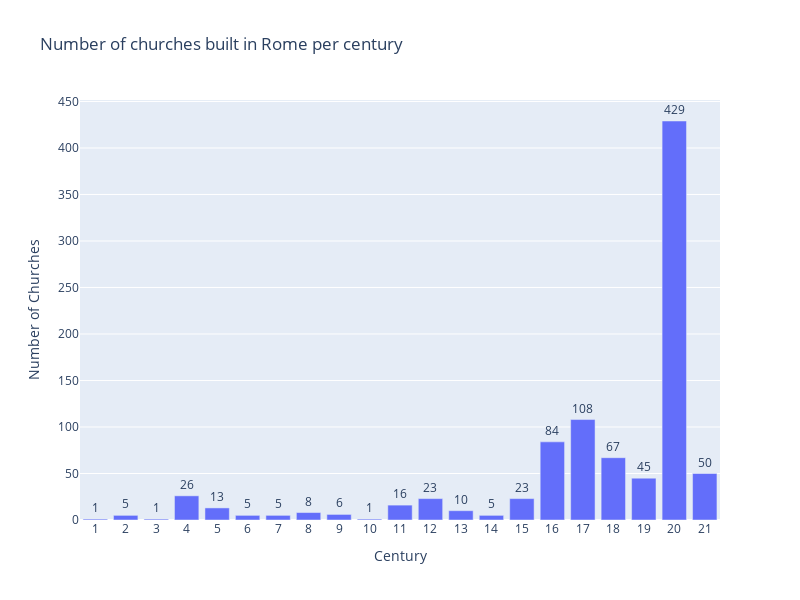

Source (notebook cell):
### Code cell
# Query the database for the count of churches per built_century
query = text("""
    SELECT built_century, COUNT(*) AS count
    FROM RomanChurches_Main
    GROUP BY built_century
""")

df = pd.read_sql_query(query, engine)

import plotly.express as px
import pandas as pd

# Ensure all centuries from 1 to 21 are represented
centuries = list(range(1, 22))
df_full = pd.DataFrame({'built_century': centuries})
df_plot = df_full.merge(df, on='built_century', how='left').fillna(0)

# Create the bar plot
fig = px.bar(
    df_plot,
    x='built_century',
    y='count',
    labels={'built_century': 'Century', 'count': 'Number of Churches'},
    title='Number of churches built in Rome per century',
    text='count'
)

# Update the layout for better visibility and resize the plot
fig.update_traces(texttemplate='%{text}', textposition='outside')
fig.update_layout(
    xaxis=dict(tickmode='linear', dtick=1),
    yaxis_title='Number of Churches',
    uniformtext_minsize=8,
    uniformtext_mode='hide',
    width=800,
    height=600
)

fig.show()

### Figure 1 — Plotly figure (JSON) as saved in the notebook; plotly's stock layout.template omitted (floating-point values rounded to 4 significant figures)
{"data": [{"alignmentgroup": "True", "hovertemplate": "Century=%{x}<br>Number of Churches=%{text}<extra></extra>", "legendgroup": "", "marker": {"color": "#636efa", "pattern": {"shape": ""}}, "name": "", "offsetgroup": "", "orientation": "v", "showlegend": false, "text": [1, 5, 1, 26, 13, 5, 5, 8, 6, 1, 16, 23, 10, 5, 23, 84, 108, 67, 45, 429, 50], "textposition": "outside", "texttemplate": "%{text}", "type": "bar", "x": [1, 2, 3, 4, 5, 6, 7, 8, 9, 10, 11, 12, 13, 14, 15, 16, 17, 18, 19, 20, 21], "xaxis": "x", "y": [1, 5, 1, 26, 13, 5, 5, 8, 6, 1, 16, 23, 10, 5, 23, 84, 108, 67, 45, 429, 50], "yaxis": "y"}], "layout": {"barmode": "relative", "height": 600, "legend": {"tracegroupgap": 0}, "title": {"text": "Number of churches built in Rome per century"}, "uniformtext": {"minsize": 8, "mode": "hide"}, "width": 800, "xaxis": {"anchor": "y", "domain": [0, 1], "dtick": 1, "tickmode": "linear", "title": {"text": "Century"}}, "yaxis": {"anchor": "x", "domain": [0, 1], "title": {"text": "Number of Churches"}}}}
